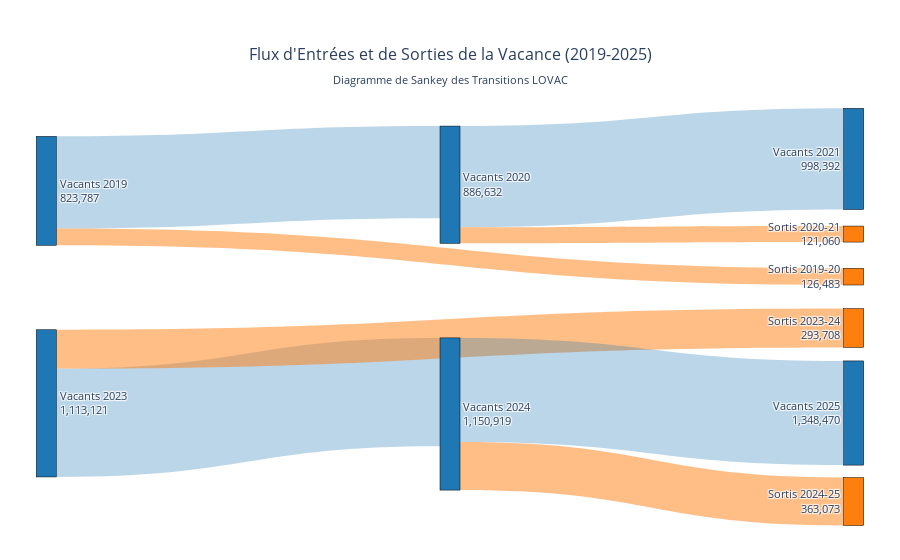

The notebook cell this image was saved under:
### Code cell
# Diagramme de Sankey interactif des flux de logements
print("🌊 CRÉATION DU DIAGRAMME DE SANKEY")

# Création du diagramme de Sankey avec Plotly
fig = go.Figure(data=[go.Sankey(
    node = dict(
        pad = 15,
        thickness = 20,
        line = dict(color = "black", width = 0.5),
        label = [
            "Vacants 2019<br>823,787",
            "Vacants 2020<br>886,632", 
            "Sortis 2019-20<br>126,483",
            "Vacants 2021<br>998,392",
            "Sortis 2020-21<br>121,060",
            "Vacants 2023<br>1,113,121",
            "Vacants 2024<br>1,150,919",
            "Sortis 2023-24<br>293,708",
            "Vacants 2025<br>1,348,470",
            "Sortis 2024-25<br>363,073"
        ],
        color = [
            "#1f77b4", "#1f77b4", "#ff7f0e", "#1f77b4", "#ff7f0e", 
            "#1f77b4", "#1f77b4", "#ff7f0e", "#1f77b4", "#ff7f0e"
        ]
    ),
    link = dict(
        source = [0, 0, 1, 1, 5, 5, 6, 6],
        target = [1, 2, 3, 4, 6, 7, 8, 9],
        value = [697304, 126483, 765572, 121060, 819413, 293708, 787846, 363073],
        color = ["rgba(31, 119, 180, 0.3)", "rgba(255, 127, 14, 0.5)", 
                "rgba(31, 119, 180, 0.3)", "rgba(255, 127, 14, 0.5)",
                "rgba(31, 119, 180, 0.3)", "rgba(255, 127, 14, 0.5)",
                "rgba(31, 119, 180, 0.3)", "rgba(255, 127, 14, 0.5)"]
    )
)])

fig.update_layout(
    title={
        'text': "Flux d'Entrées et de Sorties de la Vacance (2019-2025)<br><sub>Diagramme de Sankey des Transitions LOVAC</sub>",
        'x': 0.5,
        'font': {'size': 16}
    },
    font_size=11,
    height=700,
    margin=dict(t=120, b=40, l=40, r=40)
)

fig.show()

# Analyse complémentaire : évolution détaillée
fig, (ax1) = plt.subplots(1, 1, figsize=(18, 12))

# Graphique 1: Évolution des stocks avec phases
years = df_stock['Année']
stocks = df_stock['Stock']

ax1.plot(years, stocks, 'o-', linewidth=4, markersize=10, color='#1f77b4', label='Stock de logements vacants')
ax1.fill_between(years, stocks, alpha=0.3, color='#1f77b4')

# Identification des phases
ax1.axvspan(2019, 2021, alpha=0.2, color='red', )
ax1.axvspan(2021, 2023, alpha=0.2, color='orange', )  
ax1.axvspan(2023, 2025, alpha=0.2, color='green', )

ax1.set_title('Évolution du Stock de Logements Vacants par Phase\\n(LOVAC 2019-2025)', 
              fontsize=14, fontweight='bold')
ax1.set_ylabel('Nombre de logements')
ax1.set_xlabel('Année')
ax1.legend()
ax1.grid(True, alpha=0.3)

# Annotations des valeurs et croissances
for i, (year, stock) in enumerate(zip(years, stocks)):
    if i > 0:
        growth = df_stock.iloc[i]['Croissance']
        ax1.annotate(f'{stock:,}\\n(+{growth:.1f}%)', (year, stock), 
                    textcoords="offset points", xytext=(0,15), ha='center', 
                    fontweight='bold', fontsize=9)
    else:
        ax1.annotate(f'{stock:,}', (year, stock), textcoords="offset points", 
                    xytext=(0,15), ha='center', fontweight='bold', fontsize=9)

plt.tight_layout()
plt.show()

# Statistiques de synthèse des flux
total_sorties = df_transitions['Sorties'].sum()
total_maintiens = df_transitions['Maintiens'].sum()
taux_moyen = total_sorties / (total_sorties + total_maintiens) * 100

print("🌊 SYNTHÈSE DES FLUX DE LOGEMENTS")
print("=" * 60)
print(f"• Total des sorties observées: {total_sorties:,}")
print(f"• Total des maintiens observés: {total_maintiens:,}")
print(f"• Taux de sortie moyen: {taux_moyen:.1f}%")
print(f"• Accélération 2024-25: {rates_exit[-1] - rates_exit[1]:.1f} points vs 2020-21")
print(f"• Croissance du stock: +{df_stock.iloc[-1]['Stock'] - df_stock.iloc[0]['Stock']:,} logements")
print("=" * 60)

### Figure 1 — Plotly figure (JSON) as saved in the notebook; plotly's stock layout.template omitted (floating-point values rounded to 4 significant figures)
{"data": [{"link": {"color": ["rgba(31, 119, 180, 0.3)", "rgba(255, 127, 14, 0.5)", "rgba(31, 119, 180, 0.3)", "rgba(255, 127, 14, 0.5)", "rgba(31, 119, 180, 0.3)", "rgba(255, 127, 14, 0.5)", "rgba(31, 119, 180, 0.3)", "rgba(255, 127, 14, 0.5)"], "source": [0, 0, 1, 1, 5, 5, 6, 6], "target": [1, 2, 3, 4, 6, 7, 8, 9], "value": [697304, 126483, 765572, 121060, 819413, 293708, 787846, 363073]}, "node": {"color": ["#1f77b4", "#1f77b4", "#ff7f0e", "#1f77b4", "#ff7f0e", "#1f77b4", "#1f77b4", "#ff7f0e", "#1f77b4", "#ff7f0e"], "groups": [], "label": ["Vacants 2019<br>823,787", "Vacants 2020<br>886,632", "Sortis 2019-20<br>126,483", "Vacants 2021<br>998,392", "Sortis 2020-21<br>121,060", "Vacants 2023<br>1,113,121", "Vacants 2024<br>1,150,919", "Sortis 2023-24<br>293,708", "Vacants 2025<br>1,348,470", "Sortis 2024-25<br>363,073"], "line": {"color": "black", "width": 0.5}, "pad": 15, "thickness": 20, "x": [0.007669, 0.5, 0.9923, 0.9923, 0.9923, 0.007669, 0.5, 0.9923, 0.9923, 0.9923], "y": [0.1771, 0.1618, 0.3916, 0.09734, 0.2852, 0.7084, 0.735, 0.52, 0.7325, 0.9539]}, "type": "sankey"}], "layout": {"autosize": true, "dragmode": "lasso", "font": {"size": 11}, "margin": {"b": 40, "l": 40, "r": 40, "t": 120}, "title": {"font": {"size": 16}, "text": "Flux d'Entrées et de Sorties de la Vacance (2019-2025)<br><sub>Diagramme de Sankey des Transitions LOVAC</sub>", "x": 0.5}}}
